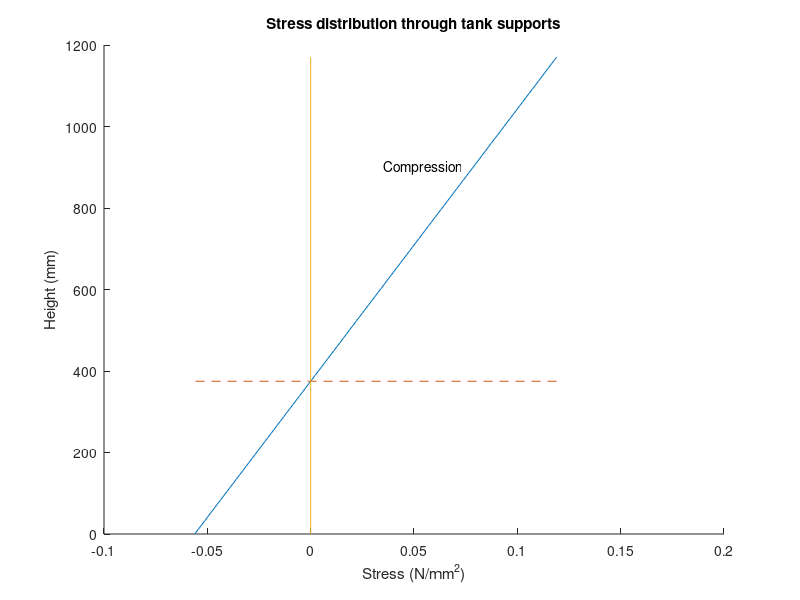

Write the MATLAB code that produced this figure. (Note: this script raises an error after producing the figure.)
%Beam tank calculation
clc
clf
%element data
length1=2060;
height1=270;
length2=200;
height2=1170;
length3=200;
height3=1170;
thickness=200;
%area of each element
area1=length1*height1;
area2=length2*height2;
area3=length3*height3;
atotal=area1+area2+area3;

%individual cg values
ycg1=height1/2;
ycg2=height1+(height2/3);
ycg3=height1+(height3/3);
xcg1=(length1/2)+200;
xcg2=length2/2;
xcg3=(length3/2)+200+2000;
%total cg
ycg=((area1*ycg1)+(area2*ycg2)+(area3*ycg3))/atotal;
xcg=1200;
%2nd moments of inertia
inertia1=(((1/12)*length1^3*height1)+(area1*(xcg1-xcg)));
inertia2=(((1/12)*length2^3*height2)+(area2*(xcg2-xcg)));
inertia3=(((1/12)*length3^3*height3)+(area3*(xcg3-xcg)));

totalInertia=inertia1+inertia2+inertia3;

%tank data
length=6550;
F=(16623*9.81)/length;
supports=4;
sections=supports-1;
momentLength=0;
loadLength=0;


%Resultants
Ry=(F*length)/supports;

%Moment
Mmax=(Ry*length)-((F*length^2)*(4/18));

%stress positive downwards (compression)
ZEtop=totalInertia/(height2-ycg);
ZEbottom=totalInertia/(0-ycg);

stressTop=Mmax/ZEtop;
stressBottom=Mmax/ZEbottom;

totalweight=0.1*2710*(atotal*10^-6);
%total load with 0.1m thick alauminium
totalLoad=(stressBottom*(length1+length2+length3)*(thickness))/1000;
%plotting stress at top/bottom
%stress in compression at top
%stress in tension at bottom
x=[stressTop,stressBottom];
y=[height2,0];
xconstant=[0,0];
yconstant=[ycg,ycg];
hold on
%plot stress distribution
plot(x,y);
plot(x,yconstant,'--');
plot(xconstant,y);
hold off
ylabel('Height (mm)');
xlabel('Stress (N/mm^2)');
title('Stress distribution through tank supports')
txt = 'Compression';
t=text(0.035,900,txt);
t.FontSize=24;

txt2 = 'Tension';
m=text(-.018,100,txt2);
m.FontSize=24;